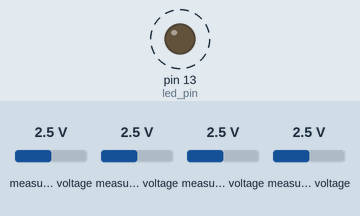
Recording of a sketch running on a simulated Arduino Uno, built with avr-gcc and run on an emulated ATmega328P. Parts: output pins drawn as LEDs (lit = HIGH). Dashed ring = blinking. Inputs (shaded band) come from the test bench; at power-on: measured voltage 2.5 V. What the sketch prints to the serial monitor is not drawn.

Above: at 0.3 s.
Timing chart, 0 to 3.6 s (numbered marks = the images above):
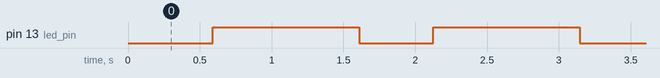

Measured:
- by itself, pin 13 (led_pin): alternates HIGH for 1.0 s and LOW for 0.52 s

The sketch:

LC_CS_Readings.ino
```cpp
#include <Wire.h> //for I2C
#include <Adafruit_ADS1X15.h> //Adafruit ads1115 library
#define EXCITATION_VOLTAGE 5 //Voltage being applied to load cell
#define LOAD_CELL_CAPACITY 100 //maximum load cell capacity
#define SENSITIVITY 2 // load cell sensitivity 2mv/V +-10%
int16_t adcReading, csReading; //will store values from adc and current shunt
float kg;//will store conversion from adc to kg results
float amps; //will store conversion from current shunt to amps results
float mVPerBit = 0.125;
int led_pin=13;
Adafruit_ADS1115 ads; //adc object

void setup(void)
{

  Serial.begin(9600);
  pinMode(led_pin,OUTPUT);
  Serial.println("Hello!");

  Serial.println("Getting differential reading from AIN0 (P) and AIN1 (N)");
  Serial.println("ADC Range: +/- 4.096V (1 bit = 0.125 mV)");
  ads.begin(); //Initialize the ADC for operation using the default address and I2C bus.
               //default address 0x48
  ads.setGain(GAIN_ONE);// 1x gain   +/- 4.096V  1 bit = 0.125mV
  Serial.println("Time(s),Current(A),Force(N)");

}

void loop(void)
{
  digitalWrite(led_pin, LOW);
  delay(500);
  adcReading = ads.readADC_Differential_0_1();
  digitalWrite(led_pin, HIGH); //indicates reading was successful

  csReading = ads.readADC_Differential_2_3();

  kg = adcReadingtoKg(adcReading);
  amps = csReadingtoAmps(csReading);

  displayInfo(amps, kg);
  delay(1000);
}

void displayInfo(float current, float force){
   unsigned long time = millis();
   Serial.print(time); Serial.print(",");
   Serial.print(current); Serial.print(",");
   Serial.println(force);
   delay(SENSITIVITY);
}

//conversion from adc to kg
float adcReadingtoKg(int16_t adcReading){
  return (adcReading * mVPerBit * LOAD_CELL_CAPACITY)/(SENSITIVITY*EXCITATION_VOLTAGE);
}

//conversion from adc to kg
float csReadingtoAmps(int16_t csReading){
  return (csReading * mVPerBit) / 12.5;
}
```

Conversion.cpp
```cpp
unsigned long Time;
unsigned long Sensitivity = 1000; //Time in milliseconds

void setup() {
  Serial.begin(9600);
  Serial.println("Time(s),Current(A),Force(N)");
}

void loop() {
   int sensorValue = analogRead(A0);
   Time = millis()/Sensitivity;
   Serial.print(Time); Serial.print(",");
   Serial.print(sensorValue*2); Serial.print(",");
   Serial.println(sensorValue);
   delay(Sensitivity); // delay in between reads for stability
}
```
